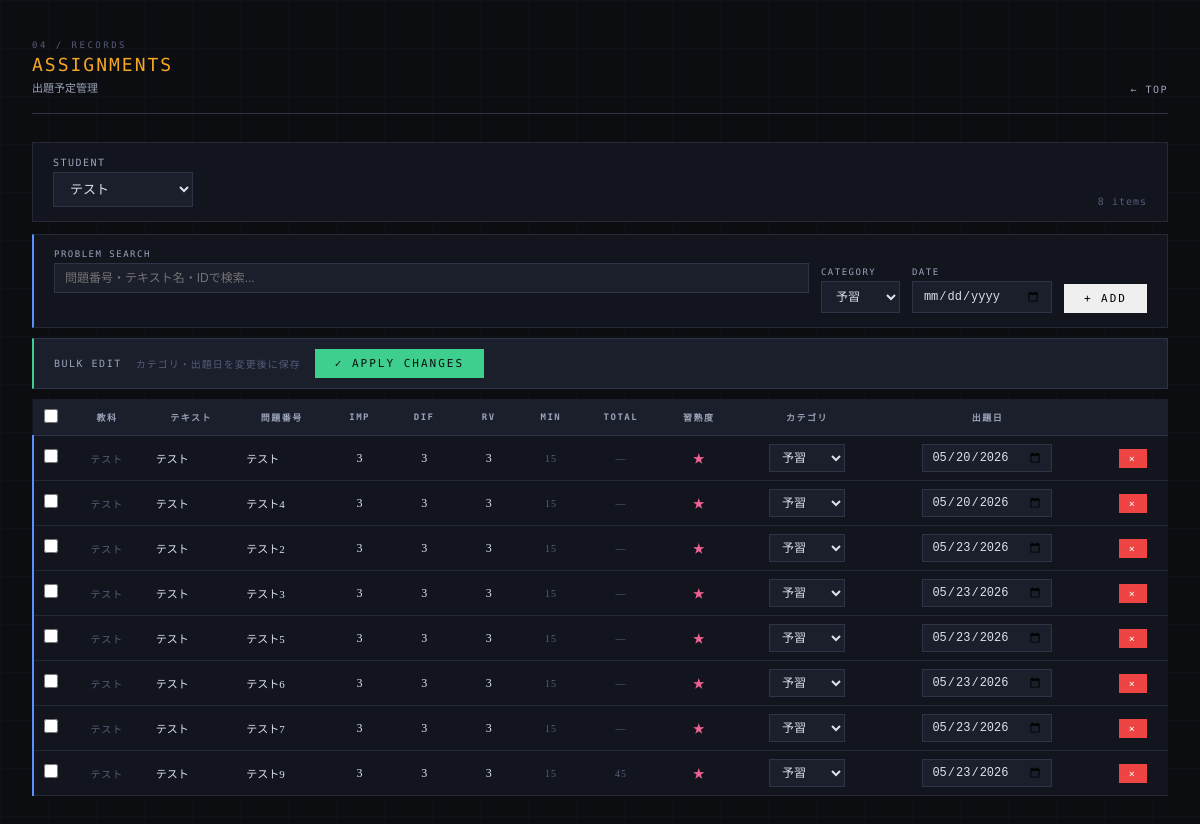
The page /assignments/list on the database as committed earlier.
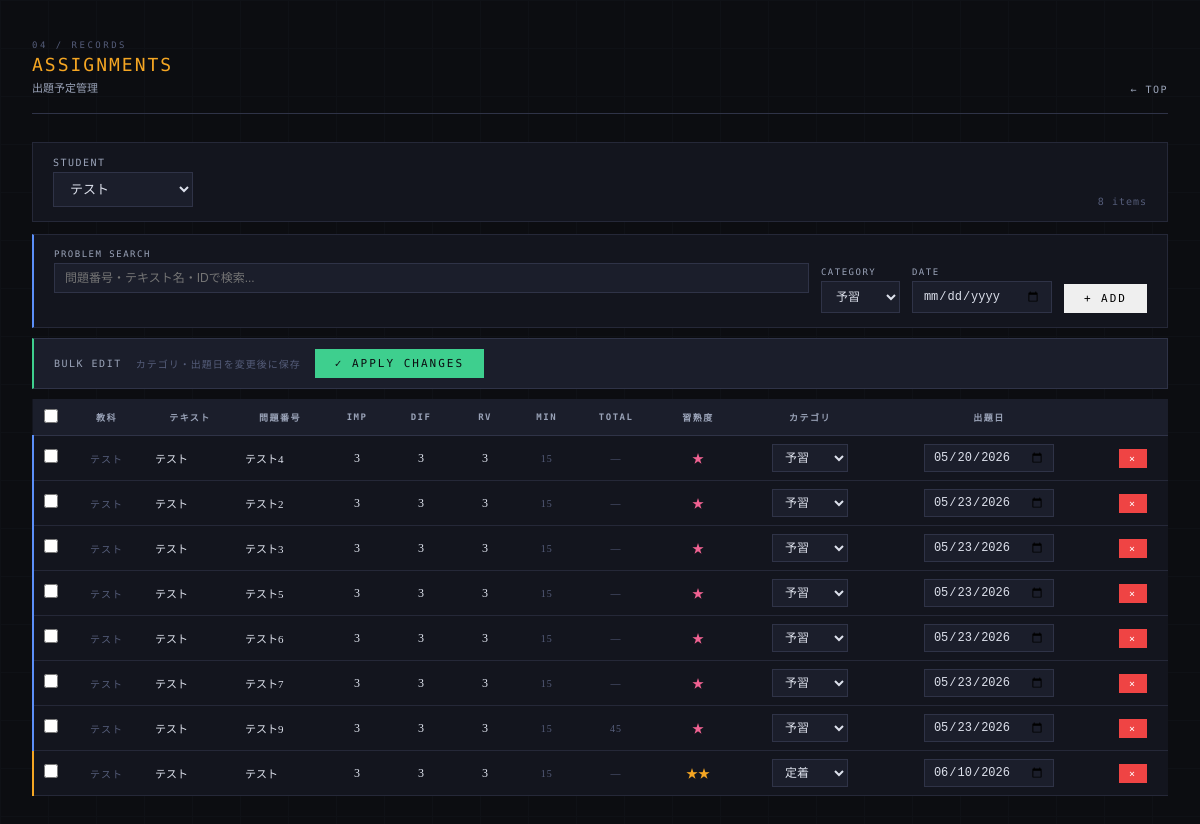
The same page on the database as committed later.
### tables this page shows
CREATE TABLE assignments (
            assignment_id INTEGER PRIMARY KEY AUTOINCREMENT,
            student_id TEXT NOT NULL,
            problem_id INTEGER NOT NULL,
            scheduled_date TEXT NOT NULL,
            category TEXT NOT NULL, assigned_minutes INTEGER DEFAULT NULL, progress_before REAL DEFAULT 0.0, progress_after REAL DEFAULT NULL, session_index INTEGER DEFAULT 1, session_total INTEGER DEFAULT 1,
            FOREIGN KEY (student_id) REFERENCES students(student_id),
            FOREIGN KEY (problem_id) REFERENCES problems(problem_id)
        );

CREATE TABLE problems (
            problem_id INTEGER PRIMARY KEY AUTOINCREMENT,
            subject TEXT NOT NULL,
            textbook TEXT NOT NULL,
            problem_number TEXT NOT NULL,
            importance TEXT NOT NULL,
            type TEXT NOT NULL
        , instruction TEXT, difficulty INTEGER DEFAULT 3, review_value INTEGER DEFAULT 3, estimated_minutes INTEGER DEFAULT 15, textbook_id INTEGER, section_id INTEGER, order_in_textbook INTEGER, total_minutes INTEGER DEFAULT NULL);

### app.py (the view)
@app.route("/assignments/list")
def assignments_list():
    conn = get_connection()
    c = conn.cursor()
    c.execute("SELECT * FROM students ORDER BY student_id")
    students = c.fetchall()
    student_id = request.args.get(
        "student_id", students[0]["student_id"] if students else None)
    assignments = []
    if student_id:
        c.execute("""
            SELECT a.assignment_id, a.category, a.scheduled_date,
                   p.problem_id, p.subject, p.textbook, p.problem_number,
                   p.importance, p.difficulty, p.review_value,
                   p.estimated_minutes, p.total_minutes,
                   (SELECT mastery FROM history h
                    WHERE h.student_id = a.student_id
                    AND h.problem_id = a.problem_id
                    ORDER BY h.date DESC LIMIT 1) as mastery
            FROM assignments a
            JOIN problems p ON a.problem_id = p.problem_id
            WHERE a.student_id = ?
            ORDER BY a.scheduled_date, p.subject
        """, (student_id,))
        assignments = c.fetchall()
    conn.close()
    return render_template("assignments_list.html",
                           students=students,
                           assignments=assignments,
                           selected_student=student_id)

### database.py (called while the page is built)
def get_connection():
    conn = sqlite3.connect(DB_PATH)
    conn.row_factory = sqlite3.Row
    return conn

### templates/assignments_list.html (shortened to what this page needs)
<!DOCTYPE html>
<html lang="ja">
<head>
</head>
<body>
<div class="container">
  <div class="page-header fade-in">
    <div>
      <div class="page-label">04 / Records</div>
      <div class="page-title">Assignments</div>
      <div class="page-title-ja">出題予定管理</div>
    </div>
    <a class="page-header-back" href="/">TOP</a>
  </div>
  <div class="filter-bar fade-in">
    <form method="GET" style="display:contents;">
      <div>
        <label>Student</label>
        <select name="student_id" onchange="this.form.submit()">
          {%- for s in students %}
          <option value="{{ s.student_id }}"
            {%- if s.student_id == selected_student %} selected{%- endif %}>
            {{ s.name }}
          </option>
          {%- endfor %}
        </select>
      </div>
    </form>
    <span class="meta-text" style="margin-left:auto;">{{ assignments|length }} items</span>
  </div>
  <div style="background:var(--surface);border:1px solid var(--border);
    border-left:2px solid var(--blue);padding:14px 20px;margin-bottom:10px;" class="fade-in">
    <form method="POST" action="/assignments/add"
      style="display:flex;gap:12px;align-items:flex-end;flex-wrap:wrap;">
      <div style="flex:1;min-width:220px;">
        <label style="font-family:'DM Mono',monospace;font-size:9px;letter-spacing:1.5px;
          text-transform:uppercase;color:var(--text-muted);display:block;margin-bottom:4px;">
          Problem Search
        </label>
        <input type="text" id="al-search" placeholder="問題番号・テキスト名・IDで検索..."
          autocomplete="off"
          style="width:100%;background:var(--surface2);border:1px solid var(--border-light);
            color:var(--text);padding:7px 10px;font-size:12px;outline:none;"
          oninput="searchProblems(this.value)">
        <div id="al-selected-problem"
          style="font-family:'DM Mono',monospace;font-size:10px;
            color:var(--green);margin-top:4px;min-height:16px;letter-spacing:0.5px;">
        </div>
      </div>
      <div>
        <label style="font-family:'DM Mono',monospace;font-size:9px;letter-spacing:1.5px;
          text-transform:uppercase;color:var(--text-muted);display:block;margin-bottom:4px;">
          Category
        </label>
        <select name="category"
          style="background:var(--surface2);border:1px solid var(--border-light);
            color:var(--text);padding:7px 10px;font-size:12px;outline:none;">
          <option value="予習">予習</option>
        </select>
      </div>
      <div>
        <label style="font-family:'DM Mono',monospace;font-size:9px;letter-spacing:1.5px;
          text-transform:uppercase;color:var(--text-muted);display:block;margin-bottom:4px;">
          Date
        </label>
        <input type="date" name="scheduled_date"
          style="background:var(--surface2);border:1px solid var(--border-light);
            color:var(--text);padding:7px 10px;font-size:12px;outline:none;width:140px;">
      </div>
      <button type="submit" class="btn btn-primary btn-sm"
        onclick="return validateAssign()">+ Add</button>
    </form>
  </div>
  <div class="bulk-bar fade-in">
    <span class="bulk-label">Bulk Edit</span>
    <span class="meta-text">カテゴリ・出題日を変更後に保存</span>
    <button class="btn btn-success" onclick="bulkUpdate()">✓ Apply Changes</button>
  </div>
  <div class="fade-in" style="overflow-x:auto;">
  <table class="data-table" id="assignments-table">
    <thead>
      <tr>
        <th style="width:32px;"><input type="checkbox" id="check-all" onchange="toggleAll(this)"></th>
        <th>教科</th>
        <th>テキスト</th>
        <th>問題番号</th>
        <th>Imp</th>
        <th>Dif</th>
        <th>RV</th>
        <th>Min</th>
        <th>Total</th>
        <th>習熟度</th>
        <th>カテゴリ</th>
        <th>出題日</th>
        <th></th>
      </tr>
    </thead>
    <tbody>
    {%- for a in assignments %}
    <tr id="row-{{ a.assignment_id }}" class="row-{{ a.category }}">
      <td><input type="checkbox" class="row-check" value="{{ a.assignment_id }}"></td>
      <td class="meta-text">{{ a.subject }}</td>
      <td class="left" style="max-width:150px;overflow:hidden;text-overflow:ellipsis;white-space:nowrap;font-size:11px;">
        {{ a.textbook }}
      </td>
      <td class="left" style="max-width:180px;overflow:hidden;text-overflow:ellipsis;white-space:nowrap;font-size:11px;">
        {{ a.problem_number }}
      </td>
      <td class="editable-cell" data-problem="{{ a.problem_id }}" data-field="importance">
        <span class="editable" ondblclick="startNumEdit(this)">{{ a.importance }}</span>
      </td>
      <td class="editable-cell" data-problem="{{ a.problem_id }}" data-field="difficulty">
        <span class="editable" ondblclick="startNumEdit(this)">{{ a.difficulty }}</span>
      </td>
      <td class="editable-cell" data-problem="{{ a.problem_id }}" data-field="review_value">
        <span class="editable" ondblclick="startNumEdit(this)">{{ a.review_value }}</span>
      </td>
      <td class="meta-text">{{ a.estimated_minutes if a.estimated_minutes else '—' }}</td>
      <td class="meta-text" style="color:var(--text-dim);">
        {{ a.total_minutes if a.total_minutes else '—' }}</td>
      <td class="mastery-cell"
        data-student="{{ selected_student }}"
        data-problem="{{ a.problem_id }}">
        {%- set m = a.mastery or 1 %}
        <span class="editable mastery-{{ m }}" ondblclick="startMasteryEdit(this, {{ m }})">
          {{ '★' * m }}
        </span>
      </td>
      <td>
        <select class="edit-field inline-select"
          data-id="{{ a.assignment_id }}" data-field="category"
          style="width:76px;"
          onchange="markChanged(this, {{ a.assignment_id }})">
          {%- for cat in ['予習','復習','定着','再定着'] %}
          <option value="{{ cat }}" {%- if cat == a.category %} selected{%- endif %}>{{ cat }}</option>
          {%- endfor %}
        </select>
      </td>
      <td>
        <input type="date" class="edit-field"
          data-id="{{ a.assignment_id }}" data-field="scheduled_date"
          value="{{ '' if a.scheduled_date == '2099-12-31' else a.scheduled_date }}"
          style="width:130px;"
          onchange="markChanged(this, {{ a.assignment_id }})">
      </td>
      <td>
        <button class="btn btn-danger"
          onclick="deleteAssignment({{ a.assignment_id }}, this)">×</button>
      </td>
    </tr>
    {%- endfor %}
    </tbody>
  </table>
  </div>
</div>
</body>
</html>

### templates/assignments_list.html (style rules this page uses)
:root { --bg:#0c0d11; --surface:#13151e; --surface2:#1b1e2b; --surface3:#222536; --border:#252838; --border-light:#2f3347; --text:#dde1ec; --text-muted:#9aa3b8; --text-dim:#555d7a; --blue:#5b8ff9; --green:#3ecf8e; --amber:#f5a623; --rose:#f06292; --red:#ef4444; --blue-bg:rgba(91,143,249,0.10); --green-bg:rgba(62,207,142,0.10); --amber-bg:rgba(245,166,35,0.10); --rose-bg:rgba(240,98,146,0.10); }
*, *::before, *::after { margin:0; padding:0; box-sizing:border-box; }
body { font-family:'Noto Serif JP',serif; background:var(--bg); color:var(--text); min-height:100vh; padding:40px 32px 80px; -webkit-font-smoothing:antialiased; }
body::after { content:''; position:fixed; inset:0; background-image: linear-gradient(var(--border) 1px,transparent 1px), linear-gradient(90deg,var(--border) 1px,transparent 1px); background-size:48px 48px; opacity:0.15; pointer-events:none; z-index:0; }
.container { max-width:1300px; margin:0 auto; position:relative; z-index:1; }
.page-header { display:flex; align-items:flex-end; justify-content:space-between; margin-bottom:28px; padding-bottom:18px; border-bottom:1px solid var(--border-light); }
.page-label { font-family:'DM Mono',monospace; font-size:9px; letter-spacing:2.5px; text-transform:uppercase; color:var(--text-dim); margin-bottom:4px; }
.page-title { font-family:'DM Mono',monospace; font-weight:500; font-size:18px; color:#f5a623; letter-spacing:2px; text-transform:uppercase; }
.page-title-ja { font-family:'Noto Serif JP',serif; font-weight:300; font-size:11px; color:var(--text-muted); margin-top:4px; }
.page-header-back { font-family:'DM Mono',monospace; font-size:10px; color:var(--text-muted); letter-spacing:1.5px; text-decoration:none; transition:color 0.15s; }
.page-header-back::before { content:'← '; }
.filter-bar { background:var(--surface); border:1px solid var(--border); padding:14px 20px; margin-bottom:12px; display:flex; gap:16px; align-items:flex-end; flex-wrap:wrap; }
.filter-bar label { font-family:'DM Mono',monospace; font-size:10px; letter-spacing:1.5px; text-transform:uppercase; color:var(--text-muted); margin:0 0 4px 0; display:block; }
.filter-bar select { background:var(--surface2); border:1px solid var(--border-light); color:var(--text); padding:8px 12px; font-size:13px; outline:none; min-width:140px; }
.bulk-bar { background:var(--surface2); border:1px solid var(--border-light); border-left:2px solid var(--green); padding:10px 20px; margin-bottom:10px; display:flex; align-items:center; gap:14px; }
.bulk-label { font-family:'DM Mono',monospace; font-size:10px; letter-spacing:1.5px; text-transform:uppercase; color:var(--text-muted); }
.meta-text { font-family:'DM Mono',monospace; font-size:10px; color:var(--text-dim); letter-spacing:1px; }
.btn { font-family:'DM Mono',monospace; font-size:11px; letter-spacing:2px; text-transform:uppercase; padding:8px 20px; border:none; cursor:pointer; transition:all 0.15s; display:inline-flex; align-items:center; gap:6px; }
.btn-success { background:var(--green); color:#0c0d11; }
.btn-danger { background:var(--red); color:white; padding:4px 10px; font-size:10px; }
.data-table { width:100%; border-collapse:collapse; background:var(--surface); font-size:12px; }
.data-table th { background:var(--surface2); color:var(--text-muted); font-family:'DM Mono',monospace; font-size:9px; letter-spacing:1.5px; text-transform:uppercase; padding:10px 10px; text-align:center; border-bottom:1px solid var(--border-light); white-space:nowrap; }
.data-table td { padding:8px 10px; border-bottom:1px solid var(--border); text-align:center; vertical-align:middle; font-family:'Noto Serif JP',serif; }
.data-table td.left { text-align:left; }
.row-予習 { border-left:2px solid var(--blue); }
.row-定着 { border-left:2px solid var(--amber); }
.editable { cursor:pointer; padding:3px 6px; display:inline-block; min-width:24px; border:1px dashed transparent; border-radius:2px; transition:border-color 0.12s, background 0.12s; }
.inline-select { background:var(--surface2); border:1px solid var(--blue); color:var(--text); padding:3px 6px; font-size:12px; outline:none; }
select.edit-field, input.edit-field[type="date"] { background:var(--surface2); border:1px solid var(--border-light); color:var(--text); padding:5px 8px; font-size:12px; outline:none; transition:border-color 0.15s; }
.mastery-1 { color:var(--rose); }
.mastery-2 { color:var(--amber); }
input[type="checkbox"] { accent-color:var(--blue); width:14px; height:14px; }
.fade-in { animation:fadeIn 0.3s ease both; }

Rows that differ between the two databases and show on the page:
removed assignments: subject "テスト", textbook "テスト", problem_number "テスト", importance "3", difficulty "3", review_value "3", estimated_minutes "15", total_minutes "—", value "★", category+assignment_id "予習", scheduled_date "05/20/2026"
added assignments: subject "テスト", textbook "テスト", problem_number "テスト", importance "3", difficulty "3", review_value "3", estimated_minutes "15", total_minutes "—", value "★★", category+assignment_id "定着", scheduled_date "06/10/2026"
